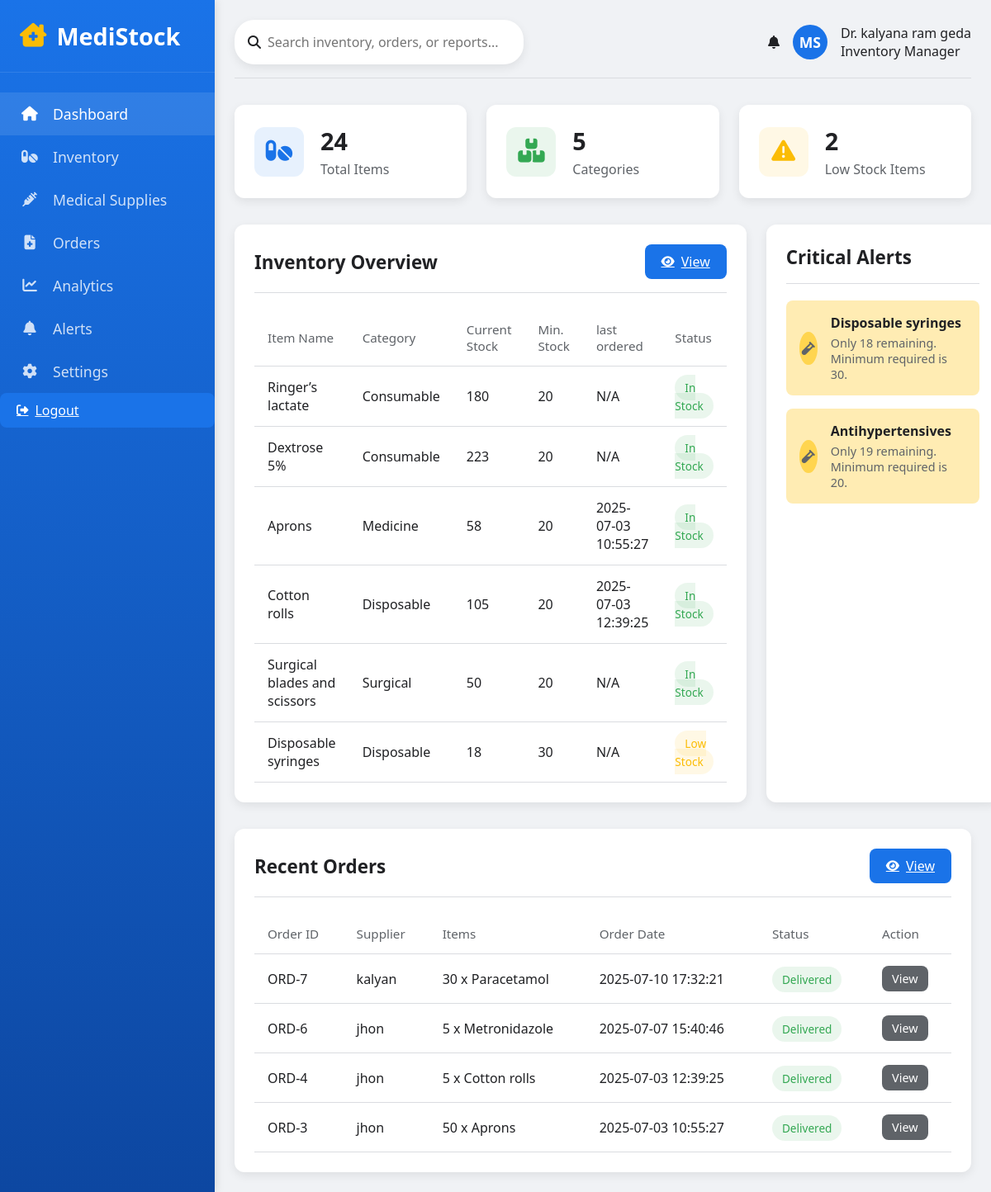
The page /dashboard (signed in) on the database as committed earlier.
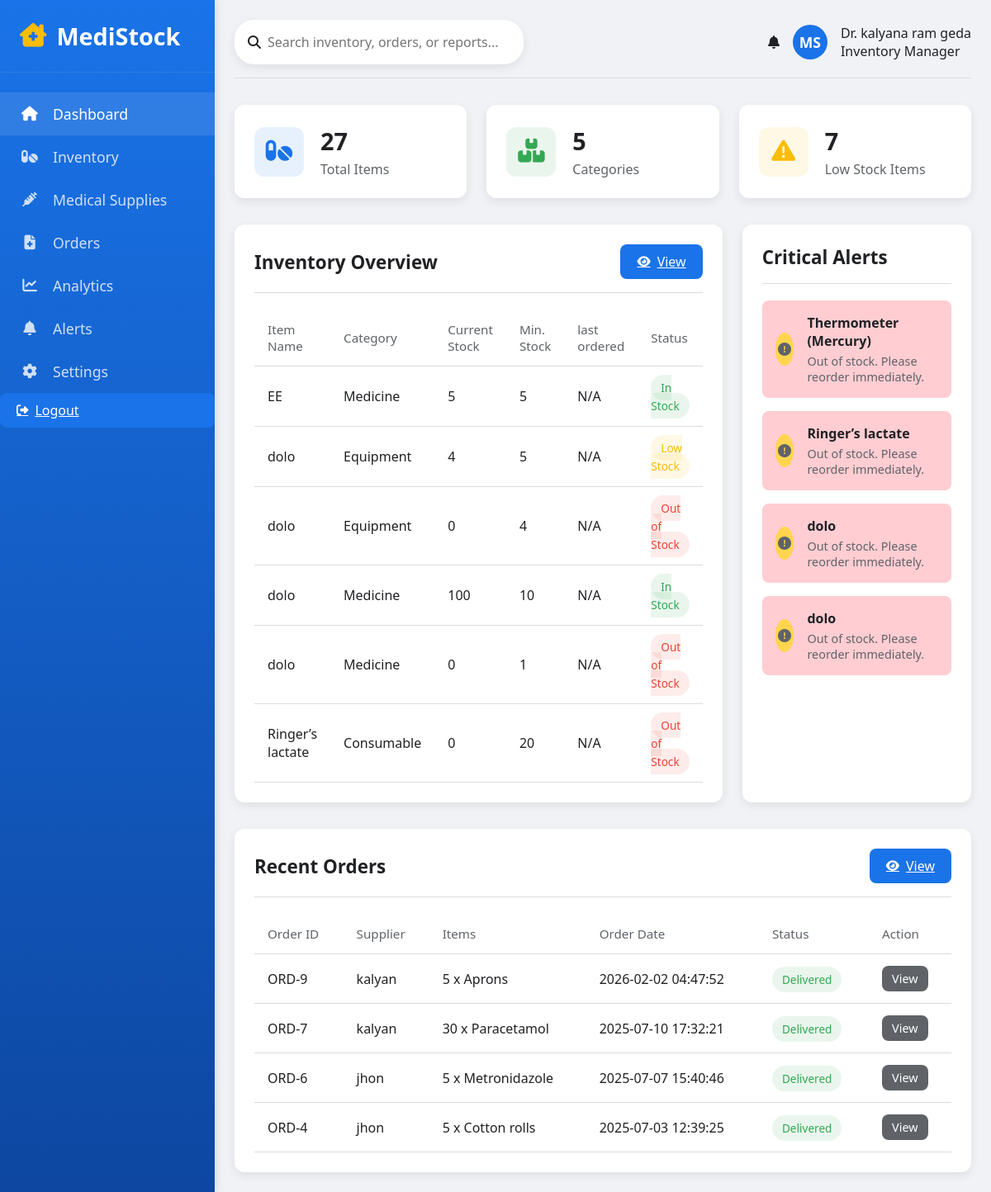
The same page on the database as committed later.
### tables this page shows
CREATE TABLE items (
            id INTEGER PRIMARY KEY AUTOINCREMENT,
            name TEXT NOT NULL,
            category TEXT,
            current_stock INTEGER,
            min_stock INTEGER,
            unit TEXT,
            supplier TEXT,
            last_ordered TIMESTAMP
        );

CREATE TABLE orders (
            id INTEGER PRIMARY KEY AUTOINCREMENT,
            item_id INTEGER NOT NULL,
            quantity INTEGER NOT NULL,
            supplier TEXT NOT NULL,
            urgency TEXT CHECK(urgency IN ('low', 'normal', 'high', 'critical')),
            status TEXT CHECK(status IN ('pending', 'approved', 'shipped', 'delivered', 'cancelled')),
            order_date TIMESTAMP DEFAULT CURRENT_TIMESTAMP,
            expected_delivery DATE,
            notes TEXT,
            FOREIGN KEY (item_id) REFERENCES items(id)
        );

### app.py (the view)
@app.route('/dashboard')
def dashboard():
    if 'username' not in session:
        return redirect(url_for('home'))
    conn = get_db_connection()
    c = conn.cursor()
    c.execute("SELECT COUNT(*) FROM items")
    total_items = c.fetchone()[0]
    c.execute("SELECT COUNT(DISTINCT category) FROM items")
    category_count = c.fetchone()[0]
    c.execute("SELECT COUNT(*) FROM items WHERE current_stock < min_stock")
    low_stock_count = c.fetchone()[0]
    c.execute("SELECT * FROM items ORDER BY id DESC LIMIT 6")
    items = c.fetchall()
    c.execute('''
        SELECT o.*, i.name as item_name, i.unit
        FROM orders o
        JOIN items i ON o.item_id = i.id
        ORDER BY o.order_date DESC
        LIMIT 4
    ''')
    orders = c.fetchall()
    c.execute('''
        SELECT name, current_stock, min_stock
        FROM items
        WHERE current_stock = 0 OR current_stock < min_stock
        ORDER BY current_stock ASC
        LIMIT 4
    ''')
    alerts = c.fetchall()
    conn.close()
    return render_template('dashboard.html', name=session['username'],
                           total_items=total_items,
                           category_count=category_count,
                           low_stock_count=low_stock_count,
                           items=items, orders=orders, alerts=alerts)

### app.py (called while the page is built)
def get_db_connection():
    conn = sqlite3.connect(DATABASE_PATH, check_same_thread=False)
    conn.row_factory = sqlite3.Row
    return conn

### templates/dashboard.html (shortened to what the changed rows need)
<!DOCTYPE html>
<html lang="en">
<head>
    <link rel="stylesheet" href="https://cdnjs.cloudflare.com/ajax/libs/font-awesome/6.4.0/css/all.min.css">
</head>
<body>
    <aside class="sidebar">
        <div class="logo">
            <h1><i class="fas fa-clinic-medical"></i> <span>MediStock</span></h1>
        </div>
    </aside>
    <main class="main-content">
        <div class="dashboard-stats">
            <div class="stat-card card-1">
                <div class="stat-info">
                    <h3>{{ total_items }}</h3>
                    <p>Total Items</p>
                </div>
            </div>
            <div class="stat-card card-3">
                <div class="stat-info">
                    <h3>{{ low_stock_count }}</h3>
                    <p>Low Stock Items</p>
                </div>
            </div>
            </div>
        <div class="dashboard-content">
            <div class="card">
                <div class="card-header">
                    <h2>Inventory Overview</h2>
                </div>
                <div class="table-responsive">
                    <table>
                        <thead>
                            <tr>
                                <th>Item Name</th>
                                <th>Category</th>
                                <th>Current Stock</th>
                                <th>Min. Stock</th>
                                <th>last ordered</th>
                                <th>Status</th>
                            </tr>
                        </thead>
                        <tbody>
    {% for item in items %}
    <tr>
        <td>{{ item.name }}</td>
        <td>{{ item.category }}</td>
        <td>{{ item.current_stock }}</td>
        <td>{{ item.min_stock }}</td>
        <td>{{ item.last_ordered or 'N/A' }}</td>
        <td>
            {% if item.current_stock == 0 %}
                <span class="status out-of-stock">Out of Stock</span>
            {% elif item.current_stock < item.min_stock %}
                <span class="status low-stock">Low Stock</span>
            {% else %}
                <span class="status in-stock">In Stock</span>
            {% endif %}
        </td>
    </tr>
    {% endfor %}
</tbody>
                    </table>
                </div>
            </div>
            <div class="card">
                <div class="card-header">
                    <h2>Critical Alerts</h2>
                </div>
                <div class="alerts-container">
    {% for alert in alerts %}
        <div class="alert-card {% if alert.current_stock == 0 %}critical{% else %}expiring-soon{% endif %}">
            <div class="alert-icon">
                <i class="fas {% if alert.current_stock == 0 %}fa-exclamation-circle{% else %}fa-vial{% endif %}"></i>
            </div>
            <div class="alert-content">
                <h4>{{ alert.name }}</h4>
                {% if alert.current_stock == 0 %}
                    <p>Out of stock. Please reorder immediately.</p>
                {% else %}
                    <p>Only {{ alert.current_stock }} remaining. Minimum required is {{ alert.min_stock }}.</p>
                {% endif %}
            </div>
        </div>
    {% else %}
        <p style="padding: 10px; color: #888;">No critical alerts right now.</p>
    {% endfor %}
</div>
            </div>
        </div>
        <div class="card">
            <div class="card-header">
                <h2>Recent Orders</h2>
            </div>
            <div class="table-responsive">
                <table>
                    <thead>
                        <tr>
                            <th>Order ID</th>
                            <th>Supplier</th>
                            <th>Items</th>
                            <th>Order Date</th>
                            <th>Status</th>
                            <th>Action</th>
                        </tr>
                    </thead>
                    <tbody>
    {% for order in orders %}
    <tr>
        <td>ORD-{{ order.id }}</td>
        <td>{{ order.supplier }}</td>
        <td>{{ order.quantity }} x {{ order.item_name }}</td>
        <td>{{ order.order_date }}</td>
        <td>
            <span class="status
                {% if order.status == 'delivered' %}in-stock
                {% elif order.status == 'processing' %}low-stock
                {% elif order.status == 'pending' %}out-of-stock
                {% else %}in-stock{% endif %}">
                {{ order.status.capitalize() }}
            </span>
        </td>
        <td>
            <a class="btn" style="background: #5f6368; padding: 6px 12px; font-size: 0.9rem;">View</a>
        </td>
    </tr>
    {% endfor %}
</tbody>

Rows that differ between the two databases and show on the page:
no longer on this page (row unchanged): items: name "Dextrose 5%", category "Consumable", current_stock "223", min_stock "20", last_ordered "N/A", shows "In Stock", shown under "Inventory Overview"
no longer on this page (row edited): items: name "Aprons", category "Medicine", current_stock "58", min_stock "20", last_ordered "2025-07-03 10:55:27", shows "In Stock", shown under "Inventory Overview"
no longer on this page (row unchanged): items: name "Cotton rolls", category "Disposable", current_stock "105", min_stock "20", last_ordered "2025-07-03 12:39:25", shows "In Stock", shown under "Inventory Overview"
no longer on this page (row unchanged): items: name "Surgical blades and scissors", category "Surgical", current_stock "50", min_stock "20", last_ordered "N/A", shows "In Stock", shown under "Inventory Overview"
no longer on this page (row unchanged): items: name "Disposable syringes", category "Disposable", current_stock "18", min_stock "30", last_ordered "N/A", shows "Low Stock"
no longer on this page (row unchanged): items: name "Antihypertensives", current_stock "19", min_stock "20", shown under "Critical Alerts"
no longer on this page (row unchanged): orders: id "3", supplier "jhon", quantity "50", item_name "Aprons", order_date "2025-07-03 10:55:27", status "Delivered"
added items: name "EE", category "Medicine", current_stock "5", min_stock "5", last_ordered "N/A", shows "In Stock", shown under "Inventory Overview"
added items: name "dolo", category "Equipment", current_stock "4", min_stock "5", last_ordered "N/A", shows "Low Stock", shown under "Inventory Overview"
added items: name "dolo", category "Equipment", current_stock "0", min_stock "4", last_ordered "N/A", shows "Out of Stock", shows "Out of stock. Please reorder immediately."
added items: name "dolo", category "Medicine", current_stock "100", min_stock "10", last_ordered "N/A", shows "In Stock", shown under "Inventory Overview"
added items: name "dolo", category "Medicine", current_stock "0", min_stock "1", last_ordered "N/A", shows "Out of Stock", shows "Out of stock. Please reorder immediately."
now on one of the page's lists (row edited): items: name "Ringer’s lactate"
changed items "Ringer’s lactate": current_stock "180" → "0"; current_stock "In Stock" → "Out of Stock"
now on this page (row edited): items: current_stock 0 (drawn), name "Thermometer (Mercury)", shows "Out of stock. Please reorder immediately.", shown under "Critical Alerts"
added orders: id "9", supplier "kalyan", quantity "5", item_name "Aprons", order_date "2026-02-02 04:47:52", status "Delivered"
Other text that changed with them:
{{ total_items }}: "24" → "27"
{{ low_stock_count }}: "2" → "7"
